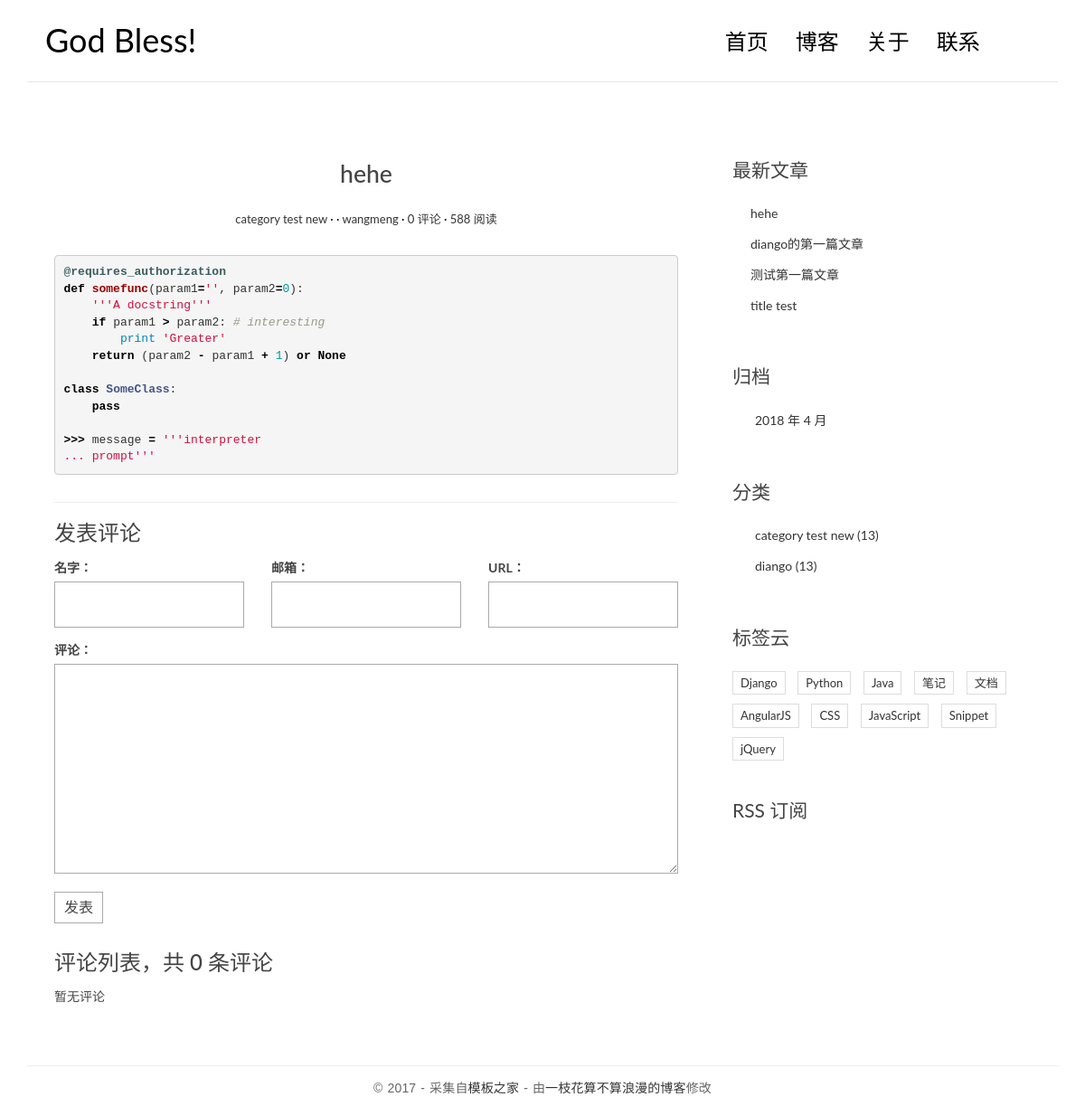
Before: /post/10/ with the older database file.
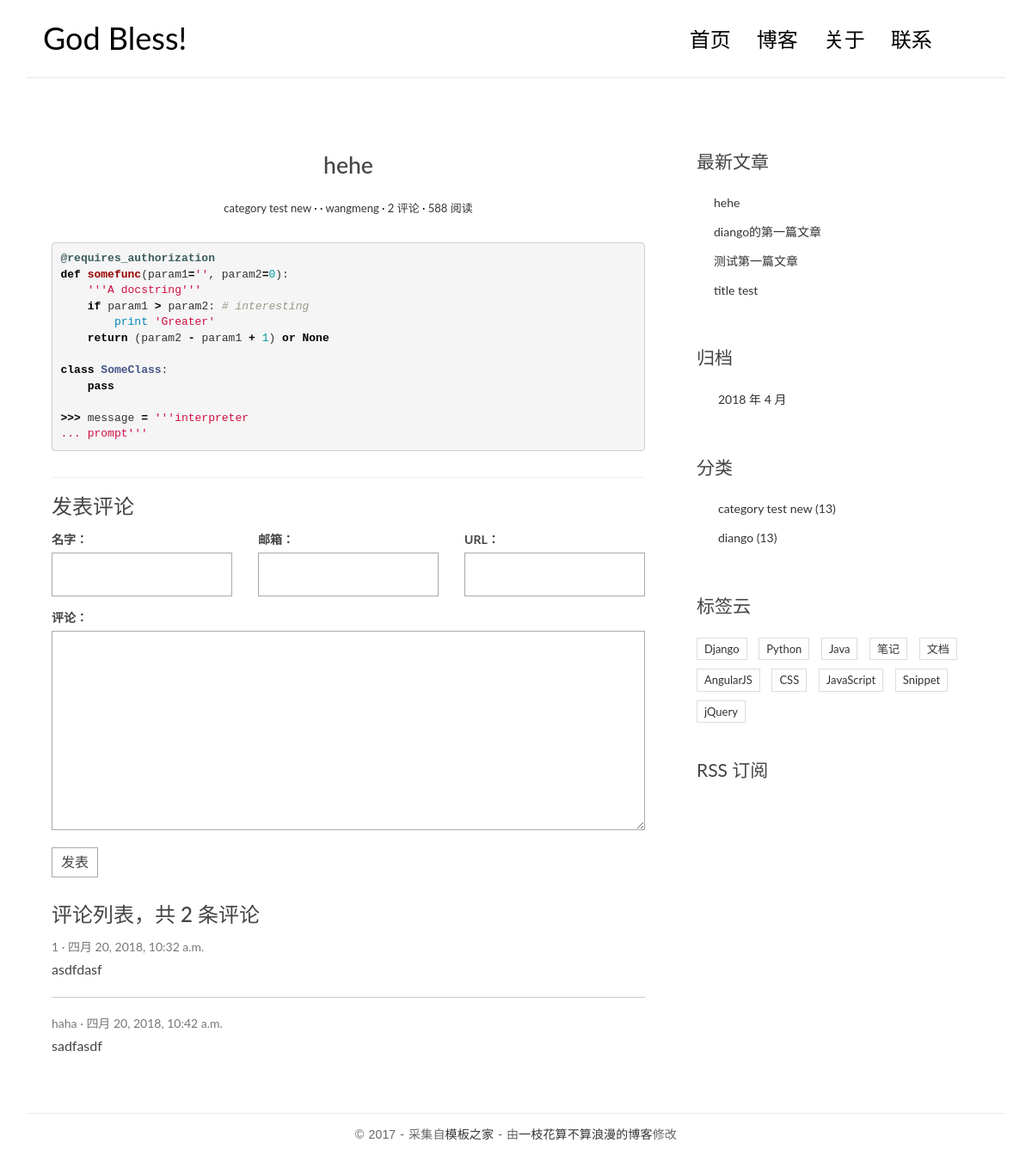
After: the same page with the newer database file.
### blog/models.py (models this page shows, shortened)
@python_2_unicode_compatible
class Post(models.Model):
    title = models.CharField(max_length=70)
    body = models.TextField()
    create_time = models.DateTimeField()
    modified_time = models.DateTimeField()
    excerpt = models.CharField(max_length=200, blank=True)
    category = models.ForeignKey(Category)
    tags = models.ManyToManyField(Tag, blank=True)
    author = models.ForeignKey(User)
    def get_absolute_url(self):
        return reverse('blog:detail', kwargs={'pk': self.pk})
    class Meta:
        ordering = ['-create_time']

@python_2_unicode_compatible
class Category(models.Model):
    name = models.CharField(max_length=100)

### comments/models.py (models this page shows, shortened)
@python_2_unicode_compatible
class Comment(models.Model):
    name = models.CharField(max_length=100)
    email = models.EmailField(max_length=255)
    url = models.CharField(max_length=100, blank=True)
    text = models.TextField()
    created_time = models.DateTimeField(auto_now_add=True)
    post = models.ForeignKey('blog.Post')

### blog/views.py (the view)
# urls.py: url(r'^post/(?P<pk>[0-9]+)/$', views.detail, name='detail'),
def detail(request, pk):
    post = get_object_or_404(Post, pk=pk)
    post.body = markdown.markdown(post.body,
                                  extensions=[
                                      'markdown.extensions.extra',
                                      'markdown.extensions.codehilite',
                                      'markdown.extensions.toc',
                                  ])
    form = CommentForm()
    comment_list = post.comment_set.all()
    context = {'post': post,
               'form': form,
               'comment_list': comment_list
               }
    return render(request, 'blog/detail.html', context=context)

### comments/forms.py
class CommentForm(forms.ModelForm):
    class Meta:
        model = Comment
        fields = ['name', 'email', 'url', 'text']

### blog/templatetags/blog_tags.py (called while the page is built)
@register.simple_tag
def get_recent_posts(num=5):
    return Post.objects.all().order_by('-create_time')[:num]

@register.simple_tag
def archives():
    return Post.objects.dates('create_time', 'month', order='DESC')

@register.simple_tag
def get_categories():
    return Category.objects.all()

### templates/blog/detail.html (shortened to what this page needs)
{% extends 'base.html' %}
{% block main %}
    <article class="post post-{{ post.pk }}">
        <header class="entry-header">
            <h1 class="entry-title">{{ post.title }}</h1>
            <div class="entry-meta">
                <span class="post-category"><a href="#">{{ post.category.name }}</a></span>
                <span class="post-date"></span>
                <span class="post-author"><a href="#">{{ post.author }}</a></span>
                <span class="comments-link"><a href="#">{{ post.comment_set.count }} 评论</a></span>
                <span class="views-count"><a href="#">588 阅读</a></span>
            </div>
        </header>
        <div class="entry-content clearfix">
            {{ post.body|safe }}
        </div>
    </article>
    <section class="comment-area" id="comment-area">
        <hr>
        <h3>发表评论</h3>
        <form action="{% url 'comments:post_comment' post.pk %}" method="post" class="comment-form">
            <div class="row">
                <div class="col-md-4">
                    <label for="{{ form.name.id_for_label }}">名字：</label>
                    {{ form.name }}
                </div>
                <div class="col-md-4">
                    <label for="{{ form.email.id_for_label }}">邮箱：</label>
                    {{ form.email }}
                </div>
                <div class="col-md-4">
                    <label for="{{ form.url.id_for_label }}">URL：</label>
                    {{ form.url }}
                </div>
                <div class="col-md-12">
                    <label for="{{ form.text.id_for_label }}">评论：</label>
                    {{ form.text }}
                    <button type="submit" class="comment-btn">发表</button>
                </div>
            </div>
        </form>
        <div class="comment-list-panel">
            <h3>评论列表，共 <span>{{ post.comment_set.count }}</span> 条评论</h3>
            <ul class="comment-list list-unstyled">
                {% for comment in comment_list %}
                    <li class="comment-item">
                        <span class="nickname">{{ comment.name }}</span>
                        <time class="submit-date"
                              datetime="{{ comment.created_time }}">{{ comment.created_time }}</time>
                        <div class="text">
                            {{ comment.text }}
                        </div>
                    </li>
                {% empty %}
                    暂无评论
                {% endfor %}
            </ul>
        </div>
    </section>
{% endblock main %}

### templates/base.html (shortened to what this page needs)
{% load staticfiles %}
{% load blog_tags %}
<!DOCTYPE html>
<html lang="en">
<head>
</head>
<body>
</body>
</html> {% load staticfiles %}
<!DOCTYPE html>
<html>
<head>
    <link rel="stylesheet" href="http://code.ionicframework.com/ionicons/2.0.1/css/ionicons.min.css">
    <link rel="stylesheet" href="{% static 'css/bootstrap.min.css' %}">
    <link rel="stylesheet" href="{% static 'css/pace.css' %}">
    <link rel="stylesheet" href="{% static 'css/custom.css' %}">
    <link rel="stylesheet" href="{% static 'css/highlights/github.css' %}">
</head>
<body>
<div class="container">
    <header id="site-header">
        <div class="row">
            <div class="col-md-4 col-sm-5 col-xs-8">
                <div class="logo">
                    <h1><a href="{% url 'blog:index' %}"><b>God Bless!</b></a></h1>
                </div>
            </div>
            <div class="col-md-8 col-sm-7 col-xs-4">
                <nav class="main-nav" role="navigation">
                    <div class="collapse navbar-collapse" id="bs-example-navbar-collapse-1">
                        <ul class="nav navbar-nav navbar-right">
                            <li class="cl-effect-11"><a href="{% url 'blog:index' %}" data-hover="首页">首页</a></li>
                            <li class="cl-effect-11"><a href="blog/full-width.html" data-hover="博客">博客</a></li>
                            <li class="cl-effect-11"><a href="blog/about.html" data-hover="关于">关于</a></li>
                            <li class="cl-effect-11"><a href="blog/contact.html" data-hover="联系">联系</a></li>
                        </ul>
                    </div>
                </nav>
            </div>
        </div>
    </header>
</div>
<div class="content-body">
    <div class="container">
        <div class="row">
            <main class="col-md-8">
                {% block main %}
                {% endblock main %}
            </main>
            <aside class="col-md-4">
                <div class="widget widget-recent-posts">
                    <h3 class="widget-title">最新文章</h3>
                    {% get_recent_posts as recent_post_list %}
                    <ul>
                        {% for post in recent_post_list %}
                            <li>
                                <a href="{{ post.get_absolute_url }}">{{ post.title }}</a>
                            </li>
                        {% empty %}
                            暂无文章！
                        {% endfor %}
                    </ul>
                </div>
                <div class="widget widget-archives">
                    <h3 class="widget-title">归档</h3>
                    {% archives as date_list %}
                    <ul>
                        {% for date in date_list %}
                            <li>
                                <a href="{% url 'blog:archives' date.year date.month %}">{{ date.year }} 年 {{ date.month }} 月</a>
                            </li>
                        {% empty %}
                            暂无归档！
                        {% endfor %}
                    </ul>
                </div>
                <div class="widget widget-category">
                    <h3 class="widget-title">分类</h3>
                    {% get_categories as category_list %}
                    <ul>
                        {% for category in category_list %}
                            <li>
                                <a href="{% url 'blog:category' category.pk %}">{{ category.name }} <span class="post-count">(13)</span></a>
                            </li>
                        {% empty %}
                            暂无分类！
                        {% endfor %}
                    </ul>
                </div>
                <div class="widget widget-tag-cloud">
                    <h3 class="widget-title">标签云</h3>
                    <ul>
                        <li>
                            <a href="#">Django</a>
                        </li>
                        <li>
                            <a href="#">Python</a>
                        </li>
                        <li>
                            <a href="#">Java</a>
                        </li>
                        <li>
                            <a href="#">笔记</a>
                        </li>
                        <li>
                            <a href="#">文档</a>
                        </li>
                        <li>
                            <a href="#">AngularJS</a>
                        </li>
                        <li>
                            <a href="#">CSS</a>
                        </li>
                        <li>
                            <a href="#">JavaScript</a>
                        </li>
                        <li>
                            <a href="#">Snippet</a>
                        </li>
                        <li>
                            <a href="#">jQuery</a>
                        </li>
                    </ul>
                </div>
                <div class="rss">
                    <a href=""> RSS 订阅</a>
                </div>
            </aside>
        </div>
    </div>
</div>
<footer id="site-footer">
    <div class="container">
        <div class="row">
            <div class="col-md-12">
                <p class="copyright">&copy 2017 - 采集自<a href="http://www.cssmoban.com/"
                                                        target="_blank" title="模板之家">模板之家</a>
                    - 由<a href="http://zmrenwu.com/" title="网页模板" target="_blank">一枝花算不算浪漫的博客</a>修改
                </p>
            </div>
        </div>
    </div>
</footer>
</body>
</html>

### static/css/custom.css (style rules this page uses)
* { outline: none; }
h1, h2, h3, h4, h5, h6 { margin-top: 0; }
b { font-weight: 400; }
a { color: #333; }
body { color: #444; font-family: 'Lato', sans-serif; }
p { font-family: 'Ubuntu', sans-serif; font-weight: 400; word-spacing: 1px; letter-spacing: 0.01em; }
#site-header { background-color: #FFF; padding: 25px 20px; margin-bottom: 40px; border-bottom: 1px solid #e7e7e7; }
.logo h1 a { color: #000; }
.logo h1 { margin: 0; font-family: 'Lato', sans-serif; font-weight: 300; }
.main-nav { margin-top: 11px; max-width: 95%; }
.main-nav a { color: #000000 !important; padding: 0 0 5px 0 !important; margin-right: 30px; font-family: 'Lato', sans-serif; font-weight: 300; font-size: 24px; }
.cl-effect-11 a { padding: 10px 0; color: #0972b4; text-shadow: none; }
.cl-effect-11 a::before { position: absolute; top: 0; left: 0; overflow: hidden; padding: 0 0 5px 0 !important; max-width: 0; border-bottom: 1px solid #000; color: #000; content: attr(data-hover); white-space: nowrap; -webkit-transition: max-width 0.5s; -moz-transition: max-width 0.5s; transition: max-width 0.5s; }
.content-body { padding-bottom: 4em; }
.post { background: #fff; padding: 30px 30px 0; }
.entry-title { text-align: center; font-size: 1.9em; margin-bottom: 20px; line-height: 1.6; padding: 10px 20px 0; }
.entry-meta { text-align: center; color: #DDDDDD; font-size: 13px; margin-bottom: 30px; }
.entry-content { font-size: 18px; line-height: 1.9; font-weight: 300; color: #000; }
.post-category::after, .post-date::after, .post-author::after, .comments-link::after { content: ' ·'; color: #000; }
.widget { background: #fff; padding: 30px 0 0; }
.widget-title { font-size: 1.5em; margin-bottom: 20px; line-height: 1.6; padding: 10px 0 0; font-weight: 400; }
.widget-recent-posts ul { padding: 0; margin: 0; padding-left: 20px; }
.widget-recent-posts ul li { list-style-type: none; position: relative; line-height: 170%; margin-bottom: 10px; }
.widget-recent-posts ul li::before { content: '\f3d3'; font-family: "Ionicons"; position: absolute; left: -17px; top: 3px; font-size: 16px; color: #000; }
.widget-archives ul { padding: 0; margin: 0; padding-left: 25px; }
.widget-archives ul li { list-style-type: none; position: relative; line-height: 170%; margin-bottom: 10px; }
.widget-archives ul li::before { content: '\f3f3'; font-family: "Ionicons"; position: absolute; left: -25px; top: 1px; font-size: 16px; color: #000; }
.widget-category ul { padding: 0; margin: 0; padding-left: 25px; }
.widget-category ul li { list-style-type: none; position: relative; line-height: 170%; margin-bottom: 10px; }
.widget-category ul li::before { content: '\f3fe'; font-family: "Ionicons"; position: absolute; left: -25px; top: 1px; font-size: 18px; color: #000; }
.widget-tag-cloud ul { padding: 0; margin: 0; margin-right: -10px; }
.widget-tag-cloud ul li { list-style-type: none; font-size: 13px; display: inline-block; margin-right: 10px; margin-bottom: 10px; padding: 3px 8px; border: 1px solid #ddd; }
.rss { font-size: 21px; margin-top: 30px; }
.rss a { color: #444; }
#site-footer { padding-top: 10px; padding: 0 0 1.5em 0; }
.copyright { text-align: center; padding-top: 1em; margin: 0; border-top: 1px solid #eee; color: #666; }
.contact-form input, .comment-form input { border: 1px solid #aaa; margin-bottom: 15px; width: 100%; padding: 15px 15px; font-size: 16px; line-height: 100%; transition: 0.4s border-color linear; }
.contact-form textarea, .comment-form textarea { border: 1px solid #aaa; margin-bottom: 15px; width: 100%; padding: 15px 15px; font-size: 16px; line-height: 20px !important; min-height: 183px; transition: 0.4s border-color linear; }
.comment-area { padding: 0 30px 0; }
.comment-form { margin-top: 15px; }
.comment-form .comment-btn { background-color: #fff; border: 1px solid #aaa; font-size: 16px; padding: 5px 10px; }
.comment-list-panel { margin-top: 30px; }
.comment-list { margin-top: 15px; }
.comment-item:not(:last-child) { border-bottom: 1px #ccc solid; margin-bottom: 20px; padding-bottom: 20px; }
.comment-item .nickname, .comment-item .submit-date { color: #777; font-size: 14px; }
.comment-item .nickname:after { content: ' ·'; }
.comment-item .text { padding-top: 5px; font-size: 16px; }

Changed rows visible on the page:
computed for Post "hehe": comment_set.count "0" → "2"
added Comment: name "1", created_time "四月 20, 2018, 10:32 a.m.", text "asdfdasf"
added Comment: name "haha", created_time "四月 20, 2018, 10:42 a.m.", text "sadfasdf"
Other visible differences:
text no longer shown: "暂无评论"
